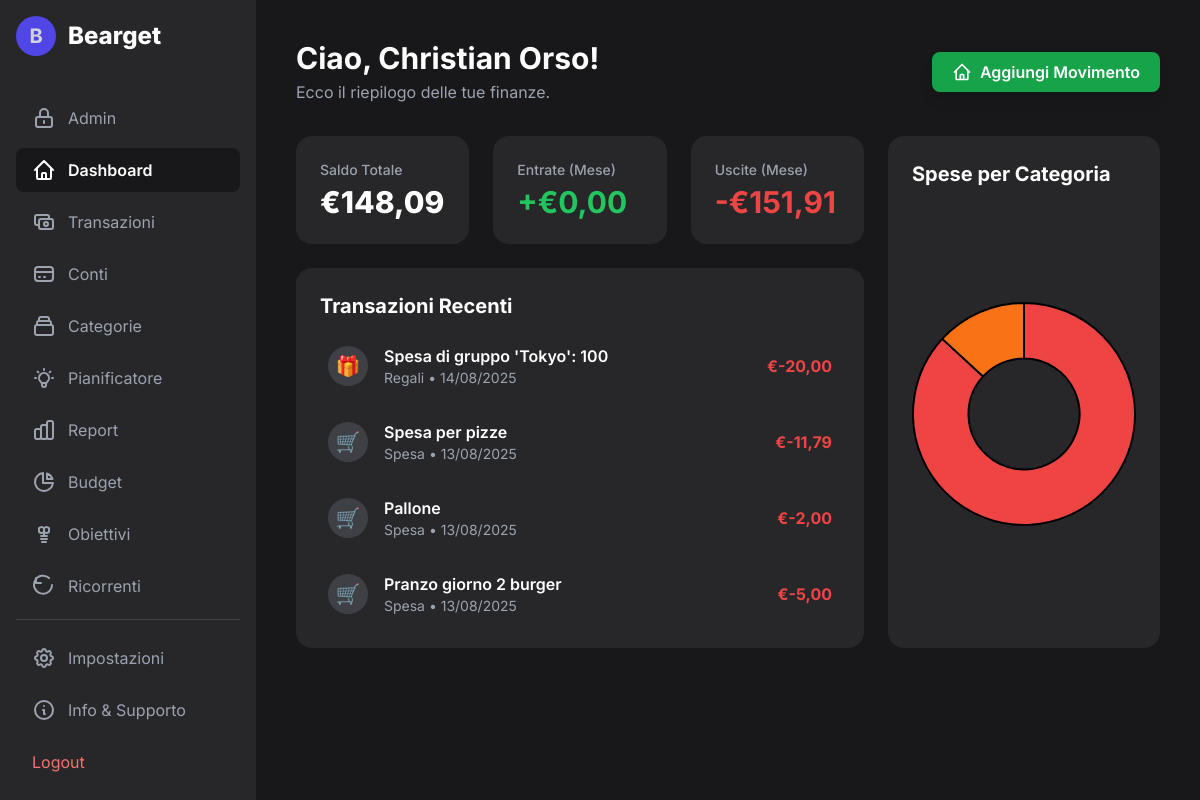
/dashboard.php (signed in), run on the app's committed database.
### tables this page shows
CREATE TABLE `transactions` (
  `id` int(11) NOT NULL,
  `user_id` int(11) NOT NULL,
  `account_id` int(11) NOT NULL,
  `category_id` int(11) DEFAULT NULL,
  `amount` decimal(10,2) NOT NULL,
  `type` varchar(10) NOT NULL,
  `description` varchar(255) DEFAULT NULL,
  `transaction_date` date NOT NULL,
  `created_at` timestamp NOT NULL DEFAULT current_timestamp(),
  `transfer_group_id` varchar(36) DEFAULT NULL,
  `invoice_path` varchar(255) DEFAULT NULL,
  `goal_id` int(11) DEFAULT NULL
);

CREATE TABLE `categories` (
  `id` int(11) NOT NULL,
  `user_id` int(11) NOT NULL,
  `name` varchar(100) NOT NULL,
  `type` varchar(10) NOT NULL DEFAULT 'expense',
  `icon` varchar(10) DEFAULT NULL,
  `category_order` int(11) NOT NULL DEFAULT 0
);

### functions.php (called while the page is built, shortened)
<?php
function get_total_balance($conn, $user_id) {
    $total = 0;
    $sql_initial = "SELECT SUM(initial_balance) as total_initial FROM accounts WHERE user_id = ?";
    $stmt_initial = $conn->prepare($sql_initial);
    $stmt_initial->bind_param('i', $user_id);
    $stmt_initial->execute();
    $result_initial = $stmt_initial->get_result();
    if($row = $result_initial->fetch_assoc()) {
        $total += $row['total_initial'] ?? 0;
    }
    $sql_transactions = "SELECT SUM(amount) as total_transactions FROM transactions WHERE user_id = ?";
    $stmt_transactions = $conn->prepare($sql_transactions);
    $stmt_transactions->bind_param('i', $user_id);
    $stmt_transactions->execute();
    $result_transactions = $stmt_transactions->get_result();
    if($row = $result_transactions->fetch_assoc()) {
        $total += $row['total_transactions'] ?? 0;
    }
    return $total;
}
function get_monthly_summary($conn, $user_id) {
    $summary = ['income' => 0, 'expenses' => 0];
    $first_day_of_month = date('Y-m-01');
    $last_day_of_month = date('Y-m-t');
    $sql = "SELECT type, SUM(amount) as total FROM transactions
            WHERE user_id = ? AND transaction_date BETWEEN ? AND ?
            GROUP BY type";
    $stmt = $conn->prepare($sql);
    $stmt->bind_param('iss', $user_id, $first_day_of_month, $last_day_of_month);
    $stmt->execute();
    $result = $stmt->get_result();
    while ($row = $result->fetch_assoc()) {
        if ($row['type'] == 'income') {
            $summary['income'] = $row['total'];
        } elseif ($row['type'] == 'expense') {
            $summary['expenses'] = $row['total'];
        }
    }
    return $summary;
}
function get_recent_transactions($conn, $user_id, $limit = 5) {
    $transactions = [];
    $sql = "SELECT t.description, t.amount, t.transaction_date, c.name as category_name, c.icon
            FROM transactions t
            LEFT JOIN categories c ON t.category_id = c.id
            WHERE t.user_id = ?
            ORDER BY t.transaction_date DESC, t.created_at DESC
            LIMIT ?";
    $stmt = $conn->prepare($sql);
    $stmt->bind_param('ii', $user_id, $limit);
    $stmt->execute();
    $result = $stmt->get_result();
    while ($row = $result->fetch_assoc()) {
        $transactions[] = $row;
    }
    return $transactions;
}
?>

### dashboard.php (the view, shortened to what this page needs)
<?php
require_once 'db_connect.php';
require_once 'functions.php';
$user_id = $_SESSION["id"];
$username = htmlspecialchars($_SESSION["username"]);
$totalBalance = get_total_balance($conn, $user_id);
$monthlySummary = get_monthly_summary($conn, $user_id);
$monthlyIncome = $monthlySummary['income'];
$monthlyExpenses = abs($monthlySummary['expenses']);
$recentTransactions = get_recent_transactions($conn, $user_id, 4);
$current_page = 'dashboard';
?>
<!DOCTYPE html>
<html lang="it">
<head>
    <script src="https://cdn.tailwindcss.com"></script>
    <link rel="stylesheet" href="theme.php">
</head>
<body class="text-gray-300">
    <div class="flex h-screen">
        <?php include 'sidebar.php'; ?>
        <main class="flex-1 p-6 lg:p-10 overflow-y-auto">
            <header class="flex flex-wrap justify-between items-center gap-4 mb-8">
                <div class="flex items-center gap-4">
                    <div>
                        <h1 class="text-3xl font-bold text-white">Ciao, <?php echo $username; ?>!</h1>
                        <p class="text-gray-400 mt-1">Ecco il riepilogo delle tue finanze.</p>
                    </div>
                </div>
                <button onclick="openModal('add-transaction-modal')" class="bg-primary-600 hover:bg-primary-700 text-white font-semibold py-2 px-5 rounded-lg flex items-center transition-colors shadow-lg hover:shadow-primary-500/50">
                    <svg class="w-5 h-5 mr-2" fill="none" stroke="currentColor" viewBox="0 0 24 24"><path stroke-linecap="round" stroke-linejoin="round" stroke-width="2" d="M3 12l2-2m0 0l7-7 7 7M5 10v10a1 1 0 001 1h3m10-11l2 2m-2-2v10a1 1 0 01-1 1h-3m-6 0a1 1 0 001-1v-4a1 1 0 011-1h2a1 1 0 011 1v4a1 1 0 001 1m-6 0h6"></path></svg>
                    Aggiungi Movimento
                </button>
            </header>
            <div class="grid grid-cols-1 lg:grid-cols-3 gap-6">
                <div class="lg:col-span-2 space-y-6">
                    <div class="grid grid-cols-1 md:grid-cols-3 gap-6">
                        <div class="bg-gray-800 p-6 rounded-2xl"><h3 class="text-gray-400 text-sm font-medium">Saldo Totale</h3><p id="total-balance" class="text-3xl font-extrabold text-white mt-1">€<?php echo number_format($totalBalance, 2, ',', '.'); ?></p></div>
                        <div class="bg-gray-800 p-6 rounded-2xl"><h3 class="text-gray-400 text-sm font-medium">Entrate (Mese)</h3><p id="monthly-income" class="text-3xl font-bold text-success mt-1">+€<?php echo number_format($monthlyIncome, 2, ',', '.'); ?></p></div>
                        <div class="bg-gray-800 p-6 rounded-2xl"><h3 class="text-gray-400 text-sm font-medium">Uscite (Mese)</h3><p id="monthly-expenses" class="text-3xl font-bold text-danger mt-1">-€<?php echo number_format($monthlyExpenses, 2, ',', '.'); ?></p></div>
                    </div>
                    <div class="bg-gray-800 p-6 rounded-2xl">
                        <h3 class="text-xl font-bold text-white mb-4">Transazioni Recenti</h3>
                        <div id="recent-transactions-list" class="space-y-4">
                            <?php if (empty($recentTransactions)): ?>
                                <div id="empty-state-transactions" class="text-center py-8">
                                    <svg class="mx-auto h-12 w-12 text-gray-600" fill="none" stroke="currentColor" viewBox="0 0 24 24"><path stroke-linecap="round" stroke-linejoin="round" stroke-width="2" d="M17 9V7a2 2 0 00-2-2H5a2 2 0 00-2 2v6a2 2 0 002 2h2m2 4h10a2 2 0 002-2v-6a2 2 0 00-2-2H9a2 2 0 00-2 2v6a2 2 0 002 2zm7-5a2 2 0 11-4 0 2 2 0 014 0z"></path></svg>
                                    <h3 class="mt-2 text-sm font-medium text-white">Nessuna transazione</h3>
                                    <p class="mt-1 text-sm text-gray-500">Inizia aggiungendo il tuo primo movimento.</p>
                                </div>
                            <?php else: foreach ($recentTransactions as $tx): ?>
                            <div class="flex items-center justify-between p-2 rounded-lg transition-colors hover:bg-gray-700/50">
                                <div class="flex items-center">
                                    <div class="w-10 h-10 rounded-full bg-gray-700 flex items-center justify-center text-xl mr-4"><?php echo htmlspecialchars($tx['icon'] ?? '💸'); ?></div>
                                    <div>
                                        <p class="font-semibold text-white"><?php echo htmlspecialchars($tx['description']); ?></p>
                                        <p class="text-sm text-gray-400"><?php echo htmlspecialchars($tx['category_name']); ?> • <?php echo date("d/m/Y", strtotime($tx['transaction_date'])); ?></p>
                                    </div>
                                </div>
                                <p class="font-bold <?php echo $tx['amount'] > 0 ? 'text-success' : 'text-danger'; ?>"><?php echo ($tx['amount'] > 0 ? '+' : '') . '€' . number_format($tx['amount'], 2, ',', '.'); ?></p>
                            </div>
                            <?php endforeach; endif; ?>
                        </div>
                    </div>
                </div>
                <div class="lg:col-span-1 bg-gray-800 p-6 rounded-2xl flex flex-col">
                    <h3 class="text-xl font-bold text-white mb-4">Spese per Categoria</h3>
                    <div class="flex-grow flex items-center justify-center h-64 lg:h-auto"><canvas id="expensesChart"></canvas></div>
                </div>
            </div>
        </main>
    </div>
</body>
</html>

### sidebar.php (shortened to what this page needs)
<aside id="sidebar" class="fixed inset-y-0 left-0 w-64 bg-gray-800 p-4 flex flex-col justify-between transform -translate-x-full lg:relative lg:translate-x-0 transition-transform duration-300 ease-in-out z-40">
    <div style="overflow-y: scroll;">
        <div class="flex items-center mb-10">
            <div class="w-10 h-10 bg-indigo-600 rounded-full flex items-center justify-center font-bold text-xl">B</div>
            <span class="ml-3 text-2xl font-extrabold text-white">Bearget</span>
        </div>
        <nav class="space-y-2" style="height: fit-content;">
            <?php if (isset($_SESSION['id']) && $_SESSION['id'] == 1): ?>
                <a href="admin.php" class="flex items-center px-4 py-2.5 rounded-lg transition-colors <?php echo ($current_page == 'admin') ? 'text-white bg-gray-900 font-semibold' : 'text-gray-400 hover:bg-gray-700 hover:text-white'; ?>">
                    <svg class="w-6 h-6 mr-3" fill="none" stroke="currentColor" viewBox="0 0 24 24"><path stroke-linecap="round" stroke-linejoin="round" stroke-width="2" d="M12 15v2m-6 4h12a2 2 0 002-2v-6a2 2 0 00-2-2H6a2 2 0 00-2 2v6a2 2 0 002 2zm10-10V7a4 4 0 00-8 0v4h8z"></path></svg>
                    Admin
                </a>
            <?php endif; ?>
            <a href="dashboard.php" class="flex items-center px-4 py-2.5 rounded-lg transition-colors <?php echo ($current_page == 'dashboard') ? 'text-white bg-gray-900 font-semibold' : 'text-gray-400 hover:bg-gray-700 hover:text-white'; ?>">
                <svg class="w-6 h-6 mr-3" fill="none" stroke="currentColor" viewBox="0 0 24 24"><path stroke-linecap="round" stroke-linejoin="round" stroke-width="2" d="M3 12l2-2m0 0l7-7 7 7M5 10v10a1 1 0 001 1h3m10-11l2 2m-2-2v10a1 1 0 01-1 1h-3m-6 0a1 1 0 001-1v-4a1 1 0 011-1h2a1 1 0 011 1v4a1 1 0 001 1m-6 0h6"></path></svg>
                Dashboard
            </a>
            <a href="transactions.php" class="flex items-center px-4 py-2.5 rounded-lg transition-colors <?php echo ($current_page == 'transactions') ? 'text-white bg-gray-900 font-semibold' : 'text-gray-400 hover:bg-gray-700 hover:text-white'; ?>">
                <svg class="w-6 h-6 mr-3" fill="none" stroke="currentColor" viewBox="0 0 24 24"><path stroke-linecap="round" stroke-linejoin="round" stroke-width="2" d="M17 9V7a2 2 0 00-2-2H5a2 2 0 00-2 2v6a2 2 0 002 2h2m2 4h10a2 2 0 002-2v-6a2 2 0 00-2-2H9a2 2 0 00-2 2v6a2 2 0 002 2zm7-5a2 2 0 11-4 0 2 2 0 014 0z"></path></svg>
                Transazioni
            </a>
            <a href="accounts.php" class="flex items-center px-4 py-2.5 rounded-lg transition-colors <?php echo ($current_page == 'accounts') ? 'text-white bg-gray-900 font-semibold' : 'text-gray-400 hover:bg-gray-700 hover:text-white'; ?>">
                <svg class="w-6 h-6 mr-3" fill="none" stroke="currentColor" viewBox="0 0 24 24"><path stroke-linecap="round" stroke-linejoin="round" stroke-width="2" d="M3 10h18M7 15h1m4 0h1m-7 4h12a3 3 0 003-3V8a3 3 0 00-3-3H6a3 3 0 00-3 3v8a3 3 0 003 3z"></path></svg>
                Conti
            </a>
            <a href="categories.php" class="flex items-center px-4 py-2.5 rounded-lg transition-colors <?php echo ($current_page == 'categories') ? 'text-white bg-gray-900 font-semibold' : 'text-gray-400 hover:bg-gray-700 hover:text-white'; ?>">
                <svg class="w-6 h-6 mr-3" fill="none" stroke="currentColor" viewBox="0 0 24 24"><path stroke-linecap="round" stroke-linejoin="round" stroke-width="2" d="M19 11H5m14 0a2 2 0 012 2v6a2 2 0 01-2 2H5a2 2 0 01-2-2v-6a2 2 0 012-2m14 0V9a2 2 0 00-2-2M5 11V9a2 2 0 012-2m0 0V5a2 2 0 012-2h6a2 2 0 012 2v2M7 7h10"></path></svg>
                Categorie
            </a>
            <a href="purchase_planner.php" class="flex items-center px-4 py-2.5 rounded-lg transition-colors <?php echo ($current_page == 'purchase_planner') ? 'text-white bg-gray-900 font-semibold' : 'text-gray-400 hover:bg-gray-700 hover:text-white'; ?>">
                Pianificatore
            </a>
            <a href="reports.php" class="flex items-center px-4 py-2.5 rounded-lg transition-colors <?php echo ($current_page == 'reports') ? 'text-white bg-gray-900 font-semibold' : 'text-gray-400 hover:bg-gray-700 hover:text-white'; ?>">
                Report
            </a>
            <a href="budgets.php" class="flex items-center px-4 py-2.5 rounded-lg transition-colors <?php echo ($current_page == 'budgets') ? 'text-white bg-gray-900 font-semibold' : 'text-gray-400 hover:bg-gray-700 hover:text-white'; ?>">
                Budget
            </a>
            <a href="goals.php" class="flex items-center px-4 py-2.5 rounded-lg transition-colors <?php echo ($current_page == 'goals') ? 'text-white bg-gray-900 font-semibold' : 'text-gray-400 hover:bg-gray-700 hover:text-white'; ?>">
                Obiettivi
            </a>
            <a href="recurring.php" class="flex items-center px-4 py-2.5 rounded-lg transition-colors <?php echo ($current_page == 'recurring') ? 'text-white bg-gray-900 font-semibold' : 'text-gray-400 hover:bg-gray-700 hover:text-white'; ?>">
                <svg class="w-6 h-6 mr-3" fill="none" stroke="currentColor" viewBox="0 0 24 24"><path stroke-linecap="round" stroke-linejoin="round" stroke-width="2" d="M4 4v5h5m11 2a9 9 0 11-2.93-6.93"></path></svg>
                Ricorrenti
            </a>
            <a href="shared_funds.php" class="flex items-center px-4 py-2.5 rounded-lg transition-colors <?php echo ($current_page == 'shared_funds') ? 'text-white bg-gray-900 font-semibold' : 'text-gray-400 hover:bg-gray-700 hover:text-white'; ?>">
            </a>
        </nav>
    </div>
    <div class="border-t border-gray-700 pt-4">
        <a href="settings.php" class="flex items-center px-4 py-2.5 rounded-lg transition-colors <?php echo ($current_page == 'settings') ? 'text-white bg-gray-900 font-semibold' : 'text-gray-400 hover:bg-gray-700 hover:text-white'; ?>">
            Impostazioni
        </a>
        <a href="bearget_info.html" target="_blank" class="flex items-center px-4 py-2.5 mt-2 text-gray-400 hover:bg-gray-700 hover:text-white rounded-lg transition-colors">
            <svg class="w-6 h-6 mr-3" fill="none" stroke="currentColor" viewBox="0 0 24 24"><path stroke-linecap="round" stroke-linejoin="round" stroke-width="2" d="M13 16h-1v-4h-1m1-4h.01M21 12a9 9 0 11-18 0 9 9 0 0118 0z"></path></svg>
            Info & Supporto
        </a>
        <a href="logout.php" class="flex items-center px-4 py-2.5 mt-2 text-red-400 hover:bg-red-500 hover:text-white rounded-lg transition-colors">Logout</a>
    </div>
</aside>

### dashboard.php (style rules this page uses)
body { font-family: 'Inter', sans-serif; background-color: var(--color-gray-900); }

### data on the page
transactions: category.icon "🎁", description "Spesa di gruppo 'Tokyo': 100", category.name "Regali", transaction_date "14/08/2025", amount "-20,00"
transactions: category.icon "🛒", description "Spesa per pizze", category.name "Spesa", transaction_date "13/08/2025", amount "-11,79"
transactions: category.icon "🛒", description "Pallone", category.name "Spesa", transaction_date "13/08/2025", amount "-2,00"
transactions: category.icon "🛒", description "Pranzo giorno 2 burger", category.name "Spesa", transaction_date "13/08/2025", amount "-5,00"

### other printed values
$username "Christian Orso"
$totalBalance "148,09"
$monthlyIncome "0,00"
$monthlyExpenses "151,91"
